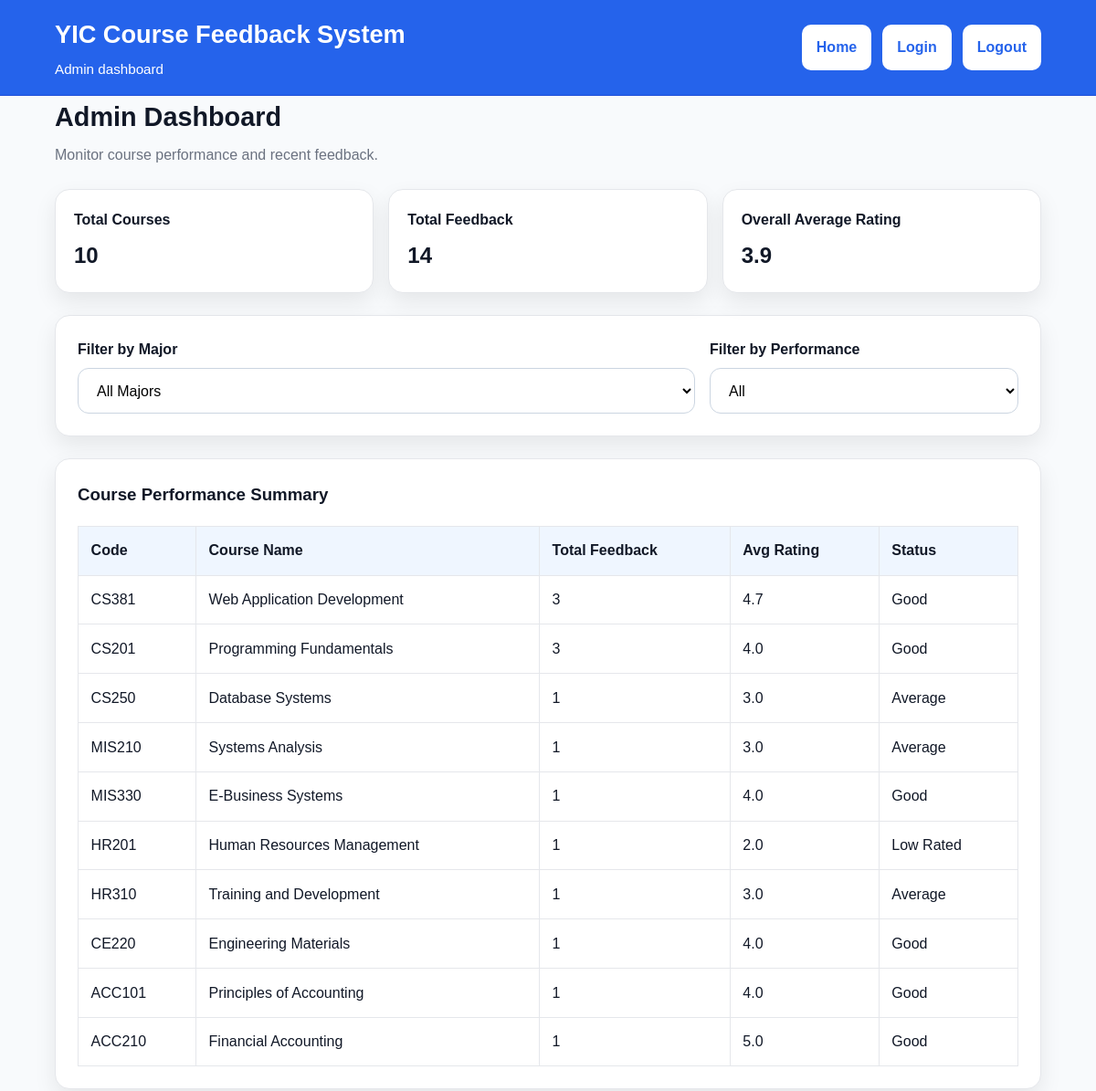
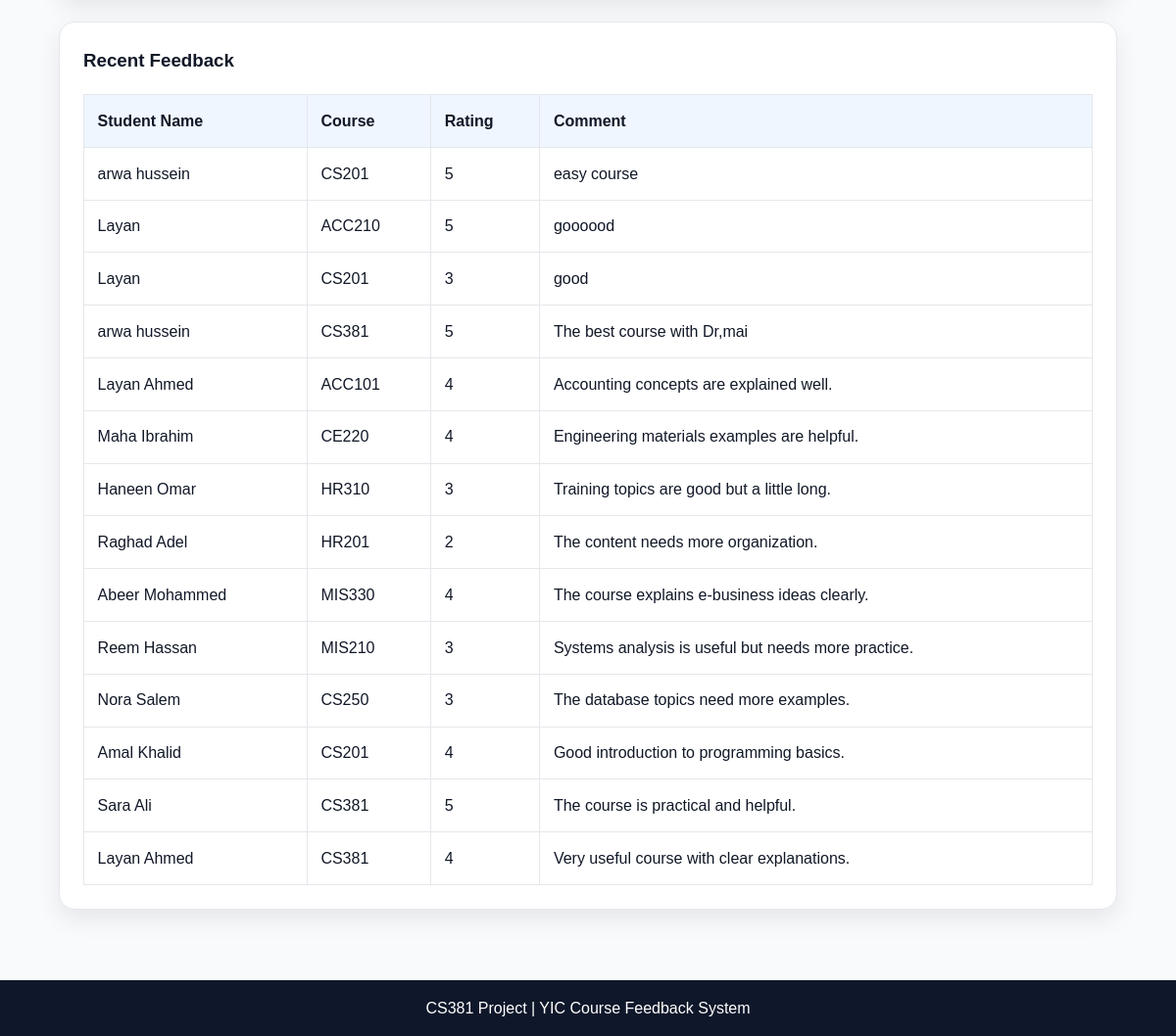
/admin-dashboard.php (signed in), run on the app's committed database (2 pictures, top to bottom).
### tables this page shows
CREATE TABLE `feedback` (
  `id` int(11) NOT NULL,
  `user_id` int(11) NOT NULL,
  `course_id` int(11) NOT NULL,
  `rating` int(11) NOT NULL,
  `comment` text NOT NULL
);

CREATE TABLE `users` (
  `id` int(11) NOT NULL,
  `full_name` varchar(100) NOT NULL,
  `username` varchar(50) NOT NULL,
  `password` varchar(255) NOT NULL,
  `role` enum('student','admin') NOT NULL
);

CREATE TABLE `courses` (
  `id` int(11) NOT NULL,
  `course_code` varchar(20) NOT NULL,
  `course_name` varchar(100) NOT NULL,
  `major` varchar(50) NOT NULL,
  `description` text NOT NULL
);

### admin-dashboard.php (the view, shortened to what this page needs)
<?php
require_once "includes/db.php";
$totalCourses = $pdo->query("SELECT COUNT(*) FROM courses")->fetchColumn();
$totalFeedback = $pdo->query("SELECT COUNT(*) FROM feedback")->fetchColumn();
$overallAverage = $pdo->query("SELECT AVG(rating) FROM feedback")->fetchColumn();
if ($overallAverage) {
    $overallAverage = number_format($overallAverage, 1);
} else {
    $overallAverage = "0.0";
}
$stmt = $pdo->query("
    SELECT
        courses.course_code,
        courses.course_name,
        courses.major,
        COUNT(feedback.id) AS total_feedback,
        AVG(feedback.rating) AS avg_rating
    FROM courses
    LEFT JOIN feedback ON courses.id = feedback.course_id
    GROUP BY courses.id
    ORDER BY courses.id ASC
");
$coursePerformance = $stmt->fetchAll();
$stmt = $pdo->query("
    SELECT
        users.full_name,
        courses.course_code,
        feedback.rating,
        feedback.comment,
        feedback.id
    FROM feedback
    JOIN users ON feedback.user_id = users.id
    JOIN courses ON feedback.course_id = courses.id
    ORDER BY feedback.id DESC
");
$recentFeedback = $stmt->fetchAll();
function getStatus($avg) {
    if ($avg === null) {
        return "Average";
    } elseif ($avg >= 4) {
        return "Good";
    } elseif ($avg >= 3) {
        return "Average";
    } else {
        return "Low Rated";
    }
}
function getStatusValue($status) {
    if ($status == "Good") {
        return "good";
    } elseif ($status == "Average") {
        return "average";
    } else {
        return "low";
    }
}
?>
<!DOCTYPE html>
<html lang="en">
<head>
  <link rel="stylesheet" href="css/style.css">
</head>
<body>
  <header class="site-header">
    <div class="container header-content">
      <div class="brand">
        <h1>YIC Course Feedback System</h1>
        <p>Admin dashboard</p>
      </div>
      <nav class="main-nav">
        <a href="index.php">Home</a>
        <a href="login.php">Login</a>
        <a href="logout.php">Logout</a>
      </nav>
    </div>
  </header>
  <main class="page-section">
    <div class="container">
      <section class="section-heading">
        <h2>Admin Dashboard</h2>
        <p>Monitor course performance and recent feedback.</p>
      </section>
      <section class="stats-grid">
        <div class="stat-card">
          <h3>Total Courses</h3>
          <p><?php echo $totalCourses; ?></p>
        </div>
        <div class="stat-card">
          <h3>Total Feedback</h3>
          <p><?php echo $totalFeedback; ?></p>
        </div>
        <div class="stat-card">
          <h3>Overall Average Rating</h3>
          <p><?php echo $overallAverage; ?></p>
        </div>
      </section>
      <section class="detail-card">
        <div class="filters-box dashboard-filters">
          <div class="form-group">
            <label for="dashboardMajor">Filter by Major</label>
            <select id="dashboardMajor" name="dashboardMajor">
              <option value="all">All Majors</option>
            </select>
          </div>
          <div class="form-group">
            <label for="dashboardPerformance">Filter by Performance</label>
            <select id="dashboardPerformance" name="dashboardPerformance">
              <option value="all">All</option>
            </select>
          </div>
        </div>
      </section>
      <section class="detail-card">
        <h3>Course Performance Summary</h3>
        <div class="table-wrapper">
          <table id="performanceTable">
            <thead>
              <tr>
                <th>Code</th>
                <th>Course Name</th>
                <th>Total Feedback</th>
                <th>Avg Rating</th>
                <th>Status</th>
              </tr>
            </thead>
            <tbody>
              <?php foreach ($coursePerformance as $course): ?>
                <?php
                  $avg = $course["avg_rating"];
                  $avgText = $avg ? number_format($avg, 1) : "0.0";
                  $status = getStatus($avg);
                  $statusValue = getStatusValue($status);
                ?>
                <tr data-major="<?php echo strtolower($course['major']); ?>" data-performance="<?php echo $statusValue; ?>">
                  <td><?php echo htmlspecialchars($course["course_code"]); ?></td>
                  <td><?php echo htmlspecialchars($course["course_name"]); ?></td>
                  <td><?php echo $course["total_feedback"]; ?></td>
                  <td><?php echo $avgText; ?></td>
                  <td><?php echo $status; ?></td>
                </tr>
              <?php endforeach; ?>
            </tbody>
          </table>
        </div>
      </section>
      <section class="detail-card">
        <h3>Recent Feedback</h3>
        <div class="table-wrapper">
          <table>
            <thead>
              <tr>
                <th>Student Name</th>
                <th>Course</th>
                <th>Rating</th>
                <th>Comment</th>
              </tr>
            </thead>
            <tbody>
              <?php foreach ($recentFeedback as $feedback): ?>
                <tr>
                  <td><?php echo htmlspecialchars($feedback["full_name"]); ?></td>
                  <td><?php echo htmlspecialchars($feedback["course_code"]); ?></td>
                  <td><?php echo htmlspecialchars($feedback["rating"]); ?></td>
                  <td><?php echo htmlspecialchars($feedback["comment"]); ?></td>
                </tr>
              <?php endforeach; ?>
            </tbody>
          </table>
        </div>
      </section>
    </div>
  </main>
  <footer class="site-footer">
    <div class="container">
      <p>CS381 Project | YIC Course Feedback System</p>
    </div>
  </footer>
</body>
</html>

### css/style.css (style rules this page uses)
*, *::before, *::after { box-sizing: border-box; }
:root { --primary-color: #2563eb; --primary-dark: #1d4ed8; --text-color: #111827; --muted-color: #6b7280; --background-color: #f8fafc; --white-color: #ffffff; --border-color: #e5e7eb; --soft-indigo: #eef2ff; --shadow: 0 10px 25px rgba(0, 0, 0, 0.08); --radius: 16px; }
body { margin: 0; font-family: Arial, sans-serif; background-color: var(--background-color); color: var(--text-color); line-height: 1.6; }
a { text-decoration: none; }
.container { width: 90%; max-width: 1150px; margin: 0 auto; }
.site-header { background-color: var(--primary-color); border-bottom: 1px solid var(--primary-dark); position: sticky; top: 0; z-index: 100; }
.header-content { min-height: 80px; display: flex; flex-direction: column; justify-content: center; gap: 1rem; padding: 1rem 0; }
.brand h1 { margin: 0; font-size: 1.7rem; color: var(--white-color); }
.brand p { margin: 0.25rem 0 0; color: var(--white-color); font-size: 0.95rem; }
.main-nav { display: flex; flex-wrap: wrap; gap: 0.75rem; }
.main-nav a { background-color: var(--white-color); color: var(--primary-color); padding: 0.75rem 1rem; border-radius: 10px; font-weight: 600; transition: 0.3s ease; }
.filters-box { background-color: var(--white-color); border: 1px solid var(--border-color); border-radius: var(--radius); box-shadow: var(--shadow); padding: 1.25rem; display: grid; grid-template-columns: 1fr; gap: 1rem; }
.form-group { display: flex; flex-direction: column; }
.form-group label { margin-bottom: 0.5rem; font-weight: bold; }
.form-group input, .form-group select, .form-layout input, .form-layout select, .form-layout textarea { padding: 0.9rem 1rem; border: 1px solid #cbd5e1; border-radius: 12px; font-size: 1rem; background-color: var(--white-color); font-family: Arial, sans-serif; }
.courses-section, .page-section { padding-bottom: 3rem; }
.section-heading { margin-bottom: 1.5rem; }
.section-heading h2 { margin: 0 0 0.4rem; font-size: 1.8rem; }
.section-heading p { margin: 0; color: var(--muted-color); }
.site-footer { background-color: #0f172a; color: var(--white-color); text-align: center; padding: 1rem 0; }
.site-footer p { margin: 0; }
.form-card, .detail-card { background-color: var(--white-color); border: 1px solid var(--border-color); border-radius: var(--radius); box-shadow: var(--shadow); padding: 1.5rem; margin-bottom: 1.5rem; }
.form-card h2, .detail-card h2, .detail-card h3 { margin-top: 0; }
.stats-grid { display: grid; grid-template-columns: 1fr; gap: 1rem; margin-bottom: 1.5rem; }
.stat-card { background-color: var(--white-color); border: 1px solid var(--border-color); border-radius: var(--radius); box-shadow: var(--shadow); padding: 1.25rem; }
.stat-card h3 { margin: 0 0 0.5rem; font-size: 1rem; }
.stat-card p { margin: 0; font-size: 1.5rem; font-weight: bold; }
.table-wrapper { overflow-x: auto; }
table { width: 100%; border-collapse: collapse; }
table th, table td { border: 1px solid var(--border-color); padding: 0.85rem; text-align: left; }
table th { background-color: #eff6ff; }
.dashboard-filters { box-shadow: none; border: none; padding: 0; }
@media (min-width: 768px) { .header-content { flex-direction: row; justify-content: space-between; align-items: center; } }
@media (min-width: 768px) { .filters-box { grid-template-columns: 2fr 1fr; align-items: end; } }
@media (min-width: 768px) { .stats-grid { grid-template-columns: repeat(3, 1fr); } }

### data on the page
feedback: user.full_name "arwa hussein", course.course_code "CS201", rating "5", comment "easy course"
feedback: user.full_name "Layan", course.course_code "ACC210", rating "5", comment "goooood"
feedback: user.full_name "Layan", course.course_code "CS201", rating "3", comment "good"
feedback: user.full_name "arwa hussein", course.course_code "CS381", rating "5", comment "The best course with Dr,mai"
feedback: user.full_name "Layan Ahmed", course.course_code "ACC101", rating "4", comment "Accounting concepts are explained well."
feedback: user.full_name "Maha Ibrahim", course.course_code "CE220", rating "4", comment "Engineering materials examples are helpful."
feedback: user.full_name "Haneen Omar", course.course_code "HR310", rating "3", comment "Training topics are good but a little long."
feedback: user.full_name "Raghad Adel", course.course_code "HR201", rating "2", comment "The content needs more organization."
feedback: user.full_name "Abeer Mohammed", course.course_code "MIS330", rating "4", comment "The course explains e-business ideas clearly."
feedback: user.full_name "Reem Hassan", course.course_code "MIS210", rating "3", comment "Systems analysis is useful but needs more practice."
feedback: user.full_name "Nora Salem", course.course_code "CS250", rating "3", comment "The database topics need more examples."
feedback: user.full_name "Amal Khalid", course.course_code "CS201", rating "4", comment "Good introduction to programming basics."
feedback: user.full_name "Sara Ali", course.course_code "CS381", rating "5", comment "The course is practical and helpful."
feedback: user.full_name "Layan Ahmed", course.course_code "CS381", rating "4", comment "Very useful course with clear explanations."

### other printed values
$totalCourses "10"
$totalFeedback "14"
$overallAverage "3.9"
$course["course_code"] "CS381"
$course["course_name"] "Web Application Development"
$course["total_feedback"] "3"
$avgText "4.7"
$status "Good"
$course["course_code"] "CS201"
$course["course_name"] "Programming Fundamentals"
$avgText "4.0"
$course["course_code"] "CS250"
$course["course_name"] "Database Systems"
$course["total_feedback"] "1"
$avgText "3.0"
